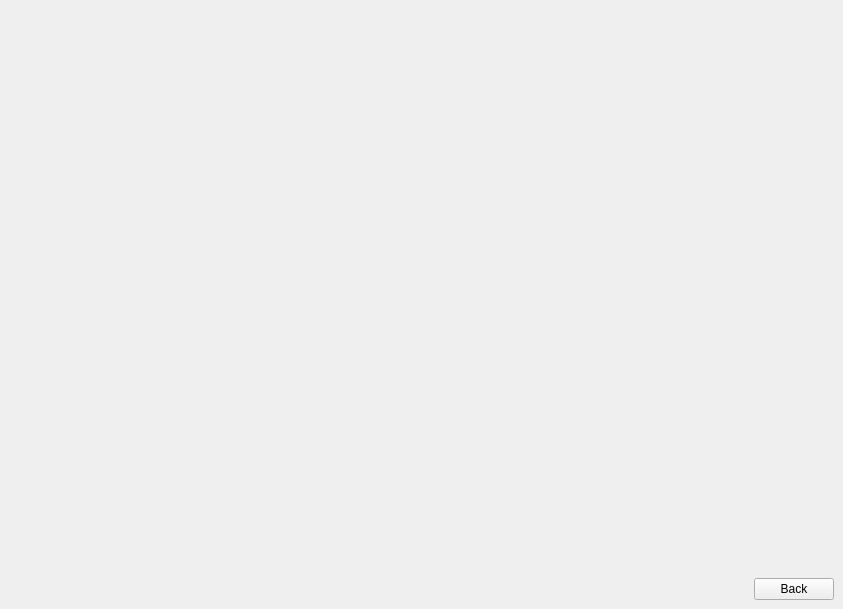
<?xml version="1.0" encoding="UTF-8"?>
<ui version="4.0">
 <class>MainWindow</class>
 <widget class="QMainWindow" name="MainWindow">
  <property name="geometry">
   <rect>
    <x>0</x>
    <y>0</y>
    <width>843</width>
    <height>609</height>
   </rect>
  </property>
  <property name="windowTitle">
   <string>MainWindow</string>
  </property>
  <widget class="QWidget" name="centralwidget">
   <layout class="QGridLayout" name="gridLayout_2" rowstretch="1,0">
    <item row="0" column="0">
     <widget class="QWidget" name="widget" native="true"/>
    </item>
    <item row="0" column="1">
     <widget class="QWidget" name="widget_2" native="true"/>
    </item>
    <item row="1" column="0" colspan="2">
     <layout class="QGridLayout" name="gridLayout">
      <item row="0" column="0">
       <spacer name="horizontalSpacer">
        <property name="orientation">
         <enum>Qt::Horizontal</enum>
        </property>
        <property name="sizeHint" stdset="0">
         <size>
          <width>628</width>
          <height>20</height>
         </size>
        </property>
       </spacer>
      </item>
      <item row="0" column="1">
       <widget class="QPushButton" name="pushButton">
        <property name="text">
         <string>Back</string>
        </property>
       </widget>
      </item>
     </layout>
    </item>
   </layout>
  </widget>
 </widget>
 <resources/>
 <connections/>
</ui>
